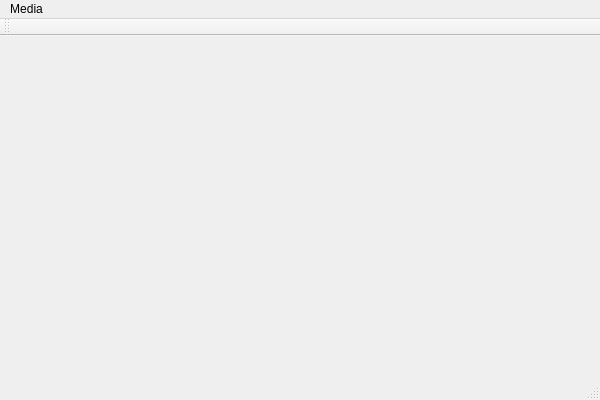
<?xml version="1.0" encoding="UTF-8"?>
<ui version="4.0">
 <class>QTestPlayer2Class</class>
 <widget class="QMainWindow" name="QTestPlayer2Class">
  <property name="geometry">
   <rect>
    <x>0</x>
    <y>0</y>
    <width>600</width>
    <height>400</height>
   </rect>
  </property>
  <property name="windowTitle">
   <string>QTestPlayer2</string>
  </property>
  <widget class="QWidget" name="centralWidget"/>
  <widget class="QMenuBar" name="menuBar">
   <property name="geometry">
    <rect>
     <x>0</x>
     <y>0</y>
     <width>600</width>
     <height>22</height>
    </rect>
   </property>
   <widget class="QMenu" name="menuMedia">
    <property name="title">
     <string>Media</string>
    </property>
    <addaction name="openFile"/>
   </widget>
   <addaction name="menuMedia"/>
  </widget>
  <widget class="QToolBar" name="mainToolBar">
   <attribute name="toolBarArea">
    <enum>TopToolBarArea</enum>
   </attribute>
   <attribute name="toolBarBreak">
    <bool>false</bool>
   </attribute>
  </widget>
  <widget class="QStatusBar" name="statusBar"/>
  <action name="openFile">
   <property name="text">
    <string>Open</string>
   </property>
   <property name="toolTip">
    <string>Open media file</string>
   </property>
   <property name="shortcut">
    <string>Ctrl+O</string>
   </property>
  </action>
 </widget>
 <layoutdefault spacing="6" margin="11"/>
 <resources>
  <include location="QTestPlayer2.qrc"/>
 </resources>
 <connections/>
</ui>
